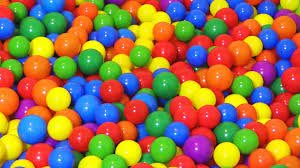
#> input picture ac.jpg, 300 x 168 px
$ python morphological_transformations.py
#> lines starting #> are read from the running program, lines starting #| are printed output that depends on the picture; after the words box and inside, x2 and y2 are one past the last pixel; in counts of white or black regions, pixels touching at a corner belong together
import cv2
import numpy as np
from matplotlib import pyplot as plt

img = cv2.imread('ac.jpg', cv2.IMREAD_GRAYSCALE)
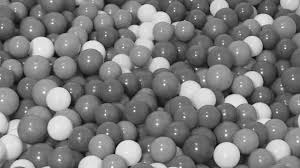
#> img: shape (168, 300); min 0, max 255, mean 121.3
_, mask = cv2.threshold(img, 220, 255, cv2.THRESH_BINARY_INV)
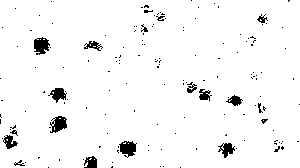
#> mask: shape (168, 300); 96.2% white; 156 black regions (139 under 20 px), largest, box (x1, y1, x2, y2) and area: (34, 37, 50, 55) 200, (119, 141, 137, 158) 195, (50, 116, 67, 133) 186

kernal = np.ones((6,6), np.uint8)

dilation = cv2.dilate(mask, kernal, iterations=2)
#> dilation: shape (168, 300); every value is 255
erosion = cv2.erode(mask, kernal, iterations=1)
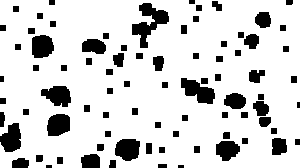
#> erosion: shape (168, 300); 83.3% white; 82 black regions (3 under 20 px), largest, box (x1, y1, x2, y2) and area: (132, 3, 169, 48) 709, (181, 78, 215, 104) 513, (115, 139, 140, 161) 445
opening = cv2.morphologyEx(mask, cv2.MORPH_OPEN, kernal)
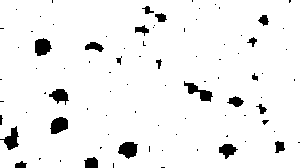
#> opening: shape (168, 300); 94.8% white; 87 black regions (64 under 20 px), largest, box (x1, y1, x2, y2) and area: (118, 142, 138, 159) 235, (184, 81, 213, 102) 228, (50, 117, 68, 134) 228
closing = cv2.morphologyEx(mask, cv2.MORPH_CLOSE, kernal)
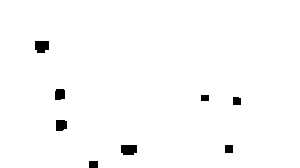
#> closing: shape (168, 300); 98.5% white; 8 black regions, largest, box (x1, y1, x2, y2) and area: (35, 41, 49, 53) 150, (121, 145, 137, 155) 150, (56, 120, 67, 131) 112
mg = cv2.morphologyEx(mask, cv2.MORPH_GRADIENT, kernal)
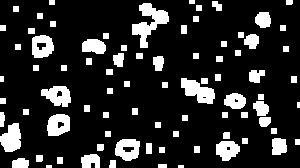
#> mg: shape (168, 300); 16.3% white; 82 white regions (3 under 20 px), largest, box (x1, y1, x2, y2) and area: (132, 3, 169, 48) 709, (181, 78, 215, 104) 510, (0, 123, 21, 152) 443
th = cv2.morphologyEx(mask, cv2.MORPH_TOPHAT, kernal)
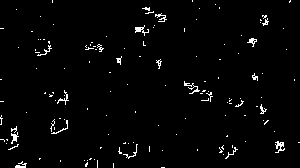
#> th: shape (168, 300); 2.2% white in thin lines or dots

titles = ['image', 'mask', 'dilation', 'erosion', 'opening', 'mg','th']
images = [img, mask, dilation, erosion, opening, closing, mg,th]

for i in range(8):
    plt.subplot(2, 4, i+1), plt.imshow(images[i], 'gray')
    plt.title(titles[i-1])
    plt.xticks([]), plt.yticks([])

plt.show()

$ run again, with ab.jpg copied over ac.jpg
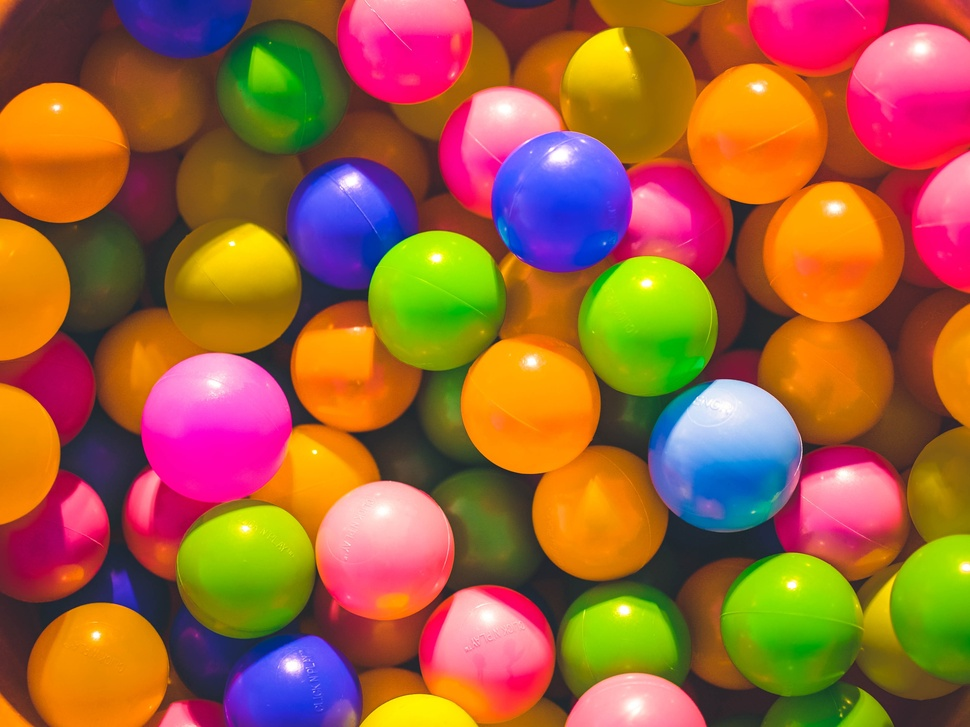
#> input picture ab.jpg, 970 x 727 px, shrunk from 3776 x 2832 before the run
#> `_, mask = cv2.threshold(img, 220, 255, cv2.THRESH_BINARY_INV)`:
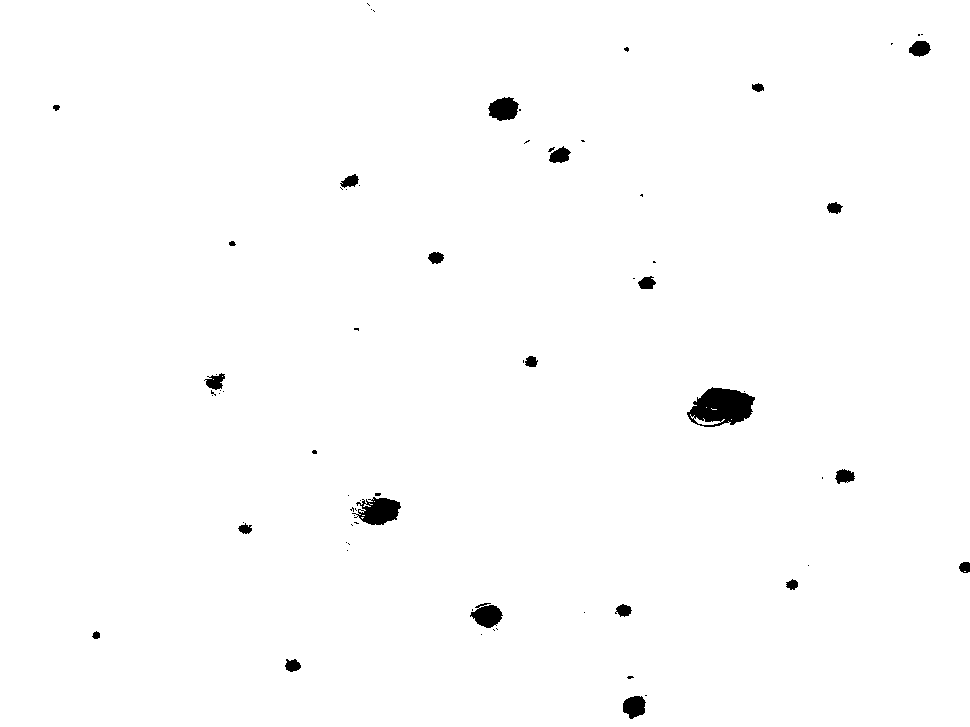
#> mask: shape (727, 970); 99% white; 71 black regions (48 under 20 px), largest, box (x1, y1, x2, y2) and area: (687, 387, 755, 427) 1809, (352, 497, 401, 525) 865, (488, 97, 519, 121) 538
#> dilation: shape (727, 970); 99.9% white; 10 black regions (5 under 20 px), largest, box (x1, y1, x2, y2) and area: (707, 394, 747, 417) 523, (371, 505, 394, 520) 207, (496, 104, 513, 115) 122, (482, 612, 496, 622) 92, (630, 703, 640, 711) 56
#> erosion: shape (727, 970); 98.1% white; 39 black regions, largest, box (x1, y1, x2, y2) and area: (685, 385, 758, 430) 2532, (348, 491, 404, 529) 1568, (468, 601, 506, 634) 922
#> opening: shape (727, 970); 99% white; 45 black regions (22 under 20 px), largest, box (x1, y1, x2, y2) and area: (688, 388, 756, 428) 1952, (351, 494, 402, 526) 1090, (471, 604, 504, 632) 592
#> closing: shape (727, 970); 99.2% white; 20 black regions, largest, box (x1, y1, x2, y2) and area: (692, 389, 754, 423) 1631, (365, 499, 401, 525) 715, (491, 99, 519, 121) 518
#> mg: shape (727, 970); 1.5% white; 40 white regions, largest, box (x1, y1, x2, y2) and area: (685, 385, 758, 430) 1374, (348, 491, 404, 529) 1138, (468, 601, 506, 634) 670
#> `th = cv2.morphologyEx(mask, cv2.MORPH_TOPHAT, kernal)`:
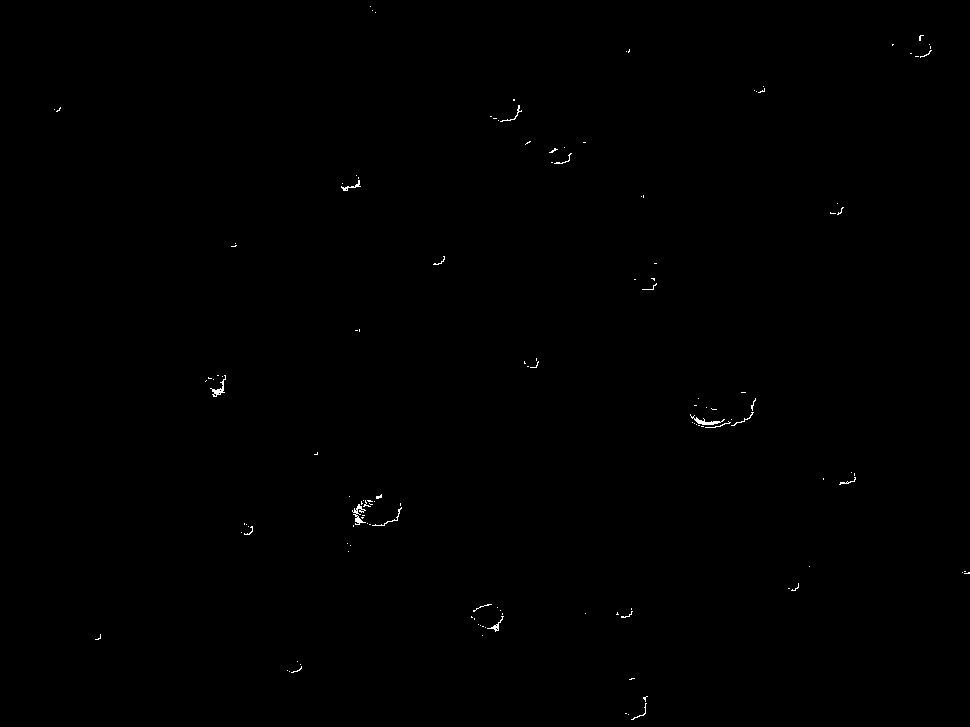
#> th: shape (727, 970); 0.18% white in thin lines or dots
